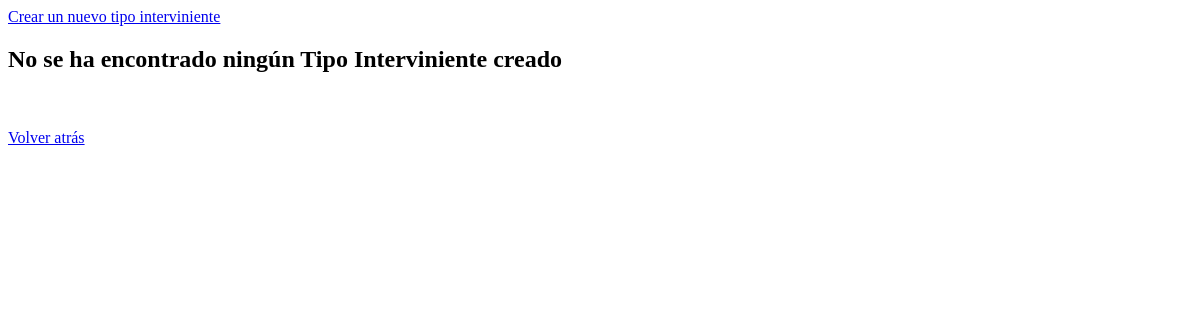
The app's page /index/tipo_interviniente, older data.
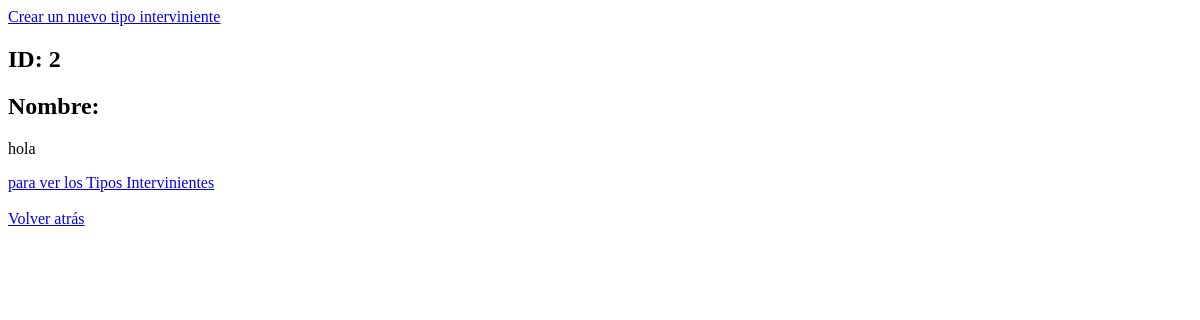
The same page, newer data.
### ModelsMaster/models.py (models this page shows)
class TipoInterviniente(models.Model):
    id_Tipo_Interviniente=models.AutoField(primary_key=True)
    Str_Nombre=models.CharField(max_length=256)
    bool_eliminado=models.BooleanField(default=False)

### ModelsMaster/views.py (the view)
# urls.py: path('index/tipo_interviniente', views.index_tipo_interviniente),
def index_tipo_interviniente(request):
    all = TipoInterviniente.objects.filter(bool_eliminado=False)
    return render(request, 'TipoInterviniente/index.html', {"tipo_intervinientes":all})

### ModelsMaster/templates/TipoInterviniente/index.html (shortened to what this page needs)
<html>
    <head>
    </head>
    <body>
        <a href="/new/tipo_interviniente">Crear un nuevo tipo interviniente</a>
        {% if tipo_intervinientes %}
            {% for tipo_interviniente in tipo_intervinientes %}
                <h2>ID: {{tipo_interviniente.id_Tipo_Interviniente}}</h2>
                <h2>Nombre:</h2>
                <p>{{tipo_interviniente.Str_Nombre}}</p>
                <a href="/show/tipo_interviniente/{{tipo_interviniente.id_Tipo_Interviniente}}">para ver los Tipos Intervinientes</a>
            {% endfor %}
        {% else %}
            <h2>No se ha encontrado ningún Tipo Interviniente creado</h2>
        {% endif %}
        <br>
        <br>
        <a href="/">Volver atrás</a>
    </body>
</html>

Row changes from the older to the newer data that the page shows:
added TipoInterviniente: id_Tipo_Interviniente "2", Str_Nombre "hola"
Text that changed along with them:
text no longer shown: "No se ha encontrado ningún Tipo Interviniente creado"
